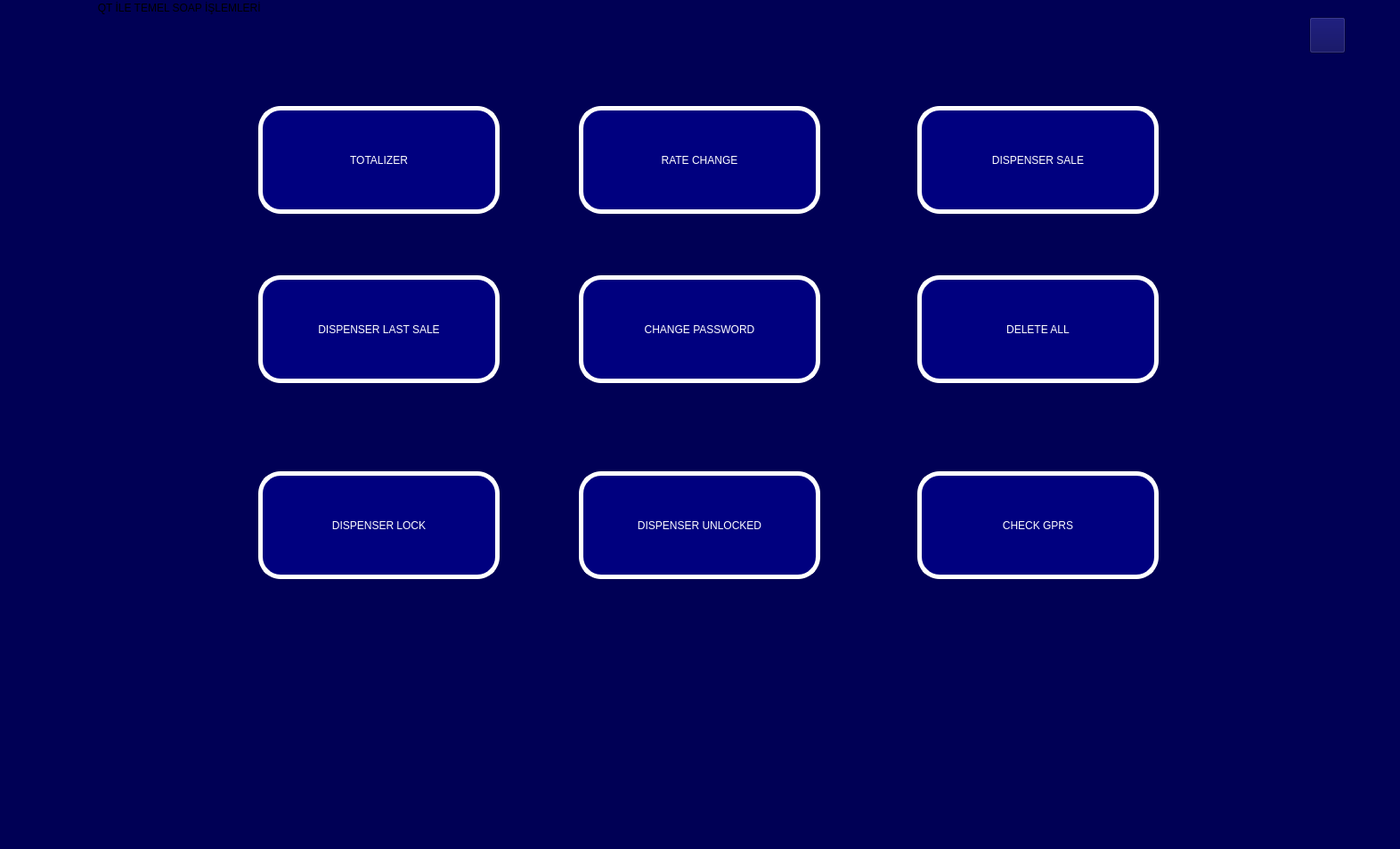
<?xml version="1.0" encoding="UTF-8"?>
<ui version="4.0">
 <class>MainWindow</class>
 <widget class="QMainWindow" name="MainWindow">
  <property name="geometry">
   <rect>
    <x>0</x>
    <y>0</y>
    <width>1572</width>
    <height>953</height>
   </rect>
  </property>
  <property name="windowTitle">
   <string>MainWindow</string>
  </property>
  <property name="styleSheet">
   <string notr="true">background-color: rgb(0, 77, 200);
background-color: rgb(15, 94, 179);
background-color:rgb(31, 0, 94);
background-color: rgb(0, 0, 85);</string>
  </property>
  <property name="iconSize">
   <size>
    <width>20</width>
    <height>20</height>
   </size>
  </property>
  <widget class="QWidget" name="centralwidget">
   <widget class="QPushButton" name="pushButton">
    <property name="geometry">
     <rect>
      <x>290</x>
      <y>100</y>
      <width>271</width>
      <height>121</height>
     </rect>
    </property>
    <property name="styleSheet">
     <string notr="true">border-radius: 25px;
font: 700 12pt &quot;Segoe UI&quot;;
background-color: rgb(0, 0, 127);
border-color: rgb(255, 255, 255);
color: rgb(255, 255, 255);
border-width: 5px;
border-style: solid;


</string>
    </property>
    <property name="text">
     <string>TOTALIZER</string>
    </property>
   </widget>
   <widget class="QPushButton" name="pushButton_2">
    <property name="geometry">
     <rect>
      <x>650</x>
      <y>100</y>
      <width>271</width>
      <height>121</height>
     </rect>
    </property>
    <property name="styleSheet">
     <string notr="true">border-radius: 25px;
color: rgb(255, 255, 255);
background-color: rgb(0, 0, 127);
border-width: 5px;
border-style: solid;
font: 700 12pt &quot;Segoe UI&quot;;

</string>
    </property>
    <property name="text">
     <string>RATE CHANGE</string>
    </property>
   </widget>
   <widget class="QPushButton" name="pushButton_3">
    <property name="geometry">
     <rect>
      <x>1030</x>
      <y>100</y>
      <width>271</width>
      <height>121</height>
     </rect>
    </property>
    <property name="styleSheet">
     <string notr="true">font: 700 12pt &quot;Segoe UI&quot;;
color: rgb(255, 255, 255);
border-radius: 25px;
background-color: rgb(0, 0, 127);
color: rgb(255, 255, 255);
border-width: 5px;
border-style: solid;



</string>
    </property>
    <property name="text">
     <string>DISPENSER SALE</string>
    </property>
   </widget>
   <widget class="QPushButton" name="pushButton_4">
    <property name="geometry">
     <rect>
      <x>1030</x>
      <y>510</y>
      <width>271</width>
      <height>121</height>
     </rect>
    </property>
    <property name="styleSheet">
     <string notr="true">border-radius: 25px;
color: rgb(255, 255, 255);
border-width: 5px;
border-style: solid;
font: 700 12pt &quot;Segoe UI&quot;;
background-color: rgb(0, 0, 127);

</string>
    </property>
    <property name="text">
     <string>CHECK GPRS</string>
    </property>
   </widget>
   <widget class="QPushButton" name="pushButton_5">
    <property name="geometry">
     <rect>
      <x>650</x>
      <y>510</y>
      <width>271</width>
      <height>121</height>
     </rect>
    </property>
    <property name="styleSheet">
     <string notr="true">border-radius: 25px;
background-color: rgb(85, 85, 127);
border-width: 5px;
border-style: solid;
background-color: rgb(0, 85, 127);
font: 700 12pt &quot;Segoe UI&quot;;
background-color: rgb(0, 0, 127);
color: rgb(255, 255, 255);


</string>
    </property>
    <property name="text">
     <string>DISPENSER UNLOCKED</string>
    </property>
   </widget>
   <widget class="QPushButton" name="pushButton_6">
    <property name="geometry">
     <rect>
      <x>290</x>
      <y>510</y>
      <width>271</width>
      <height>121</height>
     </rect>
    </property>
    <property name="styleSheet">
     <string notr="true">border-radius: 25px;
color: rgb(255, 255, 255);
background-color: rgb(0, 0, 127);
font: 700 12pt &quot;Segoe UI&quot;;
border-width: 5px;
border-style: solid;

</string>
    </property>
    <property name="text">
     <string>DISPENSER LOCK</string>
    </property>
   </widget>
   <widget class="QPushButton" name="pushButton_7">
    <property name="geometry">
     <rect>
      <x>1030</x>
      <y>290</y>
      <width>271</width>
      <height>121</height>
     </rect>
    </property>
    <property name="styleSheet">
     <string notr="true">border-radius: 25px;
background-color: rgb(120, 120, 0);
background-color: rgb(0, 0, 127);
color: rgb(255, 255, 255);
border-width: 5px;
border-style: solid;
font: 700 12pt &quot;Segoe UI&quot;;


</string>
    </property>
    <property name="text">
     <string>DELETE ALL</string>
    </property>
   </widget>
   <widget class="QPushButton" name="pushButton_8">
    <property name="geometry">
     <rect>
      <x>650</x>
      <y>290</y>
      <width>271</width>
      <height>121</height>
     </rect>
    </property>
    <property name="styleSheet">
     <string notr="true">border-radius: 25px;
background-color: rgb(0, 0, 127);
color: rgb(255, 255, 255);
font: 700 12pt &quot;Segoe UI&quot;;
border-width: 5px;
border-style: solid;

</string>
    </property>
    <property name="text">
     <string>CHANGE PASSWORD</string>
    </property>
   </widget>
   <widget class="QPushButton" name="pushButton_9">
    <property name="geometry">
     <rect>
      <x>290</x>
      <y>290</y>
      <width>271</width>
      <height>121</height>
     </rect>
    </property>
    <property name="styleSheet">
     <string notr="true">border-radius: 25px;
background-color: rgb(0, 0, 127);
color: rgb(255, 255, 255);

border-color: rgb(255, 255, 255);
font: 700 12pt &quot;Segoe UI&quot;;
border-width: 5px;
border-style: solid;


</string>
    </property>
    <property name="text">
     <string>DISPENSER LAST SALE</string>
    </property>
   </widget>
   <widget class="QPushButton" name="pushButton_10">
    <property name="geometry">
     <rect>
      <x>1470</x>
      <y>0</y>
      <width>41</width>
      <height>41</height>
     </rect>
    </property>
    <property name="styleSheet">
     <string notr="true">image: url(:/images/closeicon.png);
background-color: rgb(0, 77, 200);
background-color: rgb(0, 0, 85);</string>
    </property>
    <property name="text">
     <string/>
    </property>
   </widget>
   <widget class="QPushButton" name="pushButton_11">
    <property name="geometry">
     <rect>
      <x>10</x>
      <y>10</y>
      <width>71</width>
      <height>71</height>
     </rect>
    </property>
    <property name="styleSheet">
     <string notr="true">background-color: rgb(0, 77, 200);
background: transparent;
border: none;
image: url(:/images/LOGO.jpg);
</string>
    </property>
    <property name="text">
     <string/>
    </property>
   </widget>
  </widget>
  <widget class="QMenuBar" name="menubar">
   <property name="geometry">
    <rect>
     <x>0</x>
     <y>0</y>
     <width>1572</width>
     <height>26</height>
    </rect>
   </property>
   <widget class="QMenu" name="menuQT_LE_TEMEL_SOAP_LEMLER_2">
    <property name="title">
     <string>                              QT İLE TEMEL SOAP İŞLEMLERİ          </string>
    </property>
   </widget>
   <addaction name="menuQT_LE_TEMEL_SOAP_LEMLER_2"/>
  </widget>
  <widget class="QStatusBar" name="statusbar"/>
  <action name="actionlogo">
   <property name="icon">
    <iconset>
     <normaloff>:/images/MEPSAN-LOGO.jpg</normaloff>:/images/MEPSAN-LOGO.jpg</iconset>
   </property>
   <property name="text">
    <string>logo</string>
   </property>
   <property name="menuRole">
    <enum>QAction::TextHeuristicRole</enum>
   </property>
  </action>
  <action name="actionclose">
   <property name="icon">
    <iconset resource="resources.qrc">
     <normaloff>:/images/closeicon.png</normaloff>:/images/closeicon.png</iconset>
   </property>
   <property name="text">
    <string>close</string>
   </property>
   <property name="menuRole">
    <enum>QAction::TextHeuristicRole</enum>
   </property>
  </action>
 </widget>
 <resources>
  <include location="resources.qrc"/>
 </resources>
 <connections/>
</ui>
